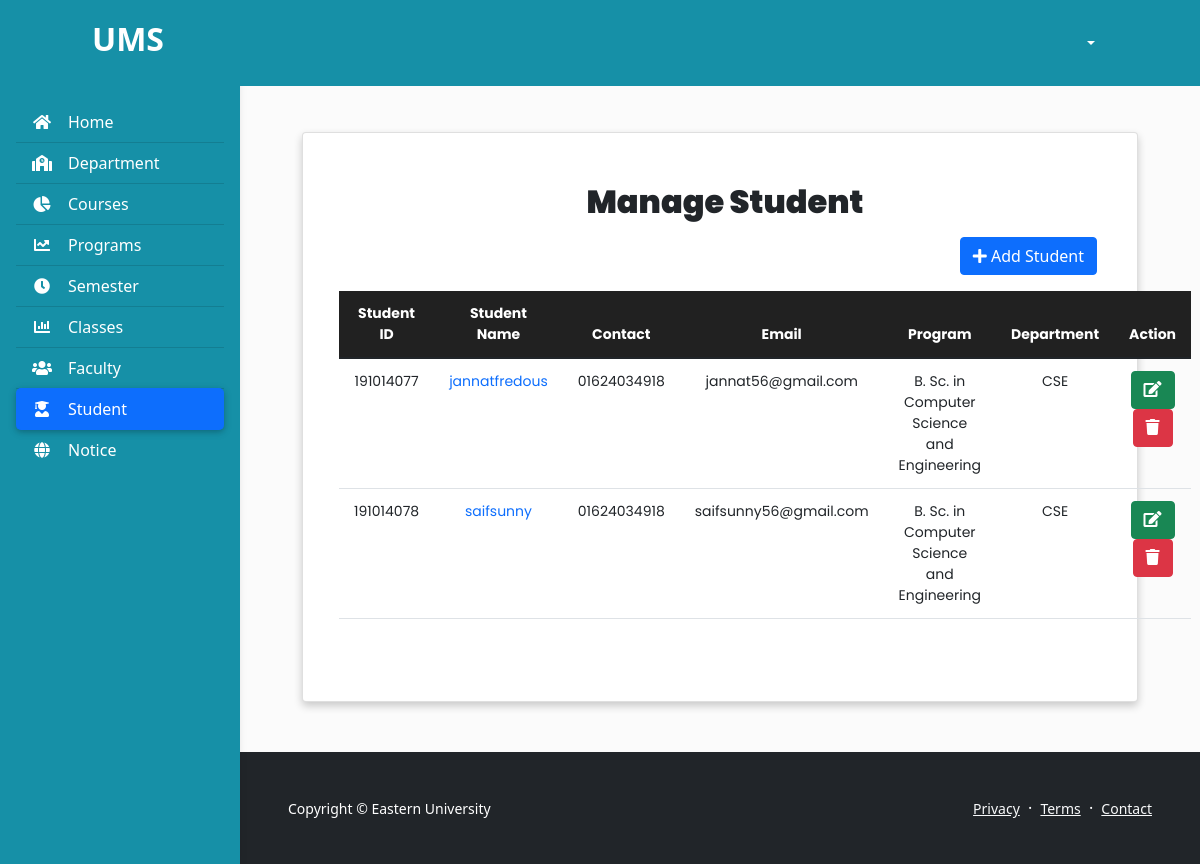
/student.php, run on the app's committed database.
### tables this page shows
CREATE TABLE `student` (
  `sl` int(11) NOT NULL,
  `student_id` varchar(50) NOT NULL,
  `firstname` varchar(50) NOT NULL,
  `lastname` varchar(50) NOT NULL,
  `gender` varchar(50) NOT NULL,
  `birthday` varchar(50) NOT NULL,
  `email` varchar(50) NOT NULL,
  `contact` varchar(50) NOT NULL,
  `address` varchar(50) NOT NULL,
  `city` varchar(50) NOT NULL,
  `zip` varchar(50) NOT NULL,
  `dep_id` int(11) NOT NULL,
  `dep_code` varchar(50) NOT NULL,
  `prog_id` int(11) NOT NULL,
  `prog_name` varchar(50) NOT NULL,
  `reg_sem_id` int(11) NOT NULL,
  `reg_sem` varchar(50) NOT NULL,
  `username` varchar(50) NOT NULL,
  `password` varchar(50) NOT NULL
);

### student.php (the view, shortened to what this page needs)
<?php
include_once("./database/config.php");
$username = $_SESSION['username'];
?>
<!DOCTYPE html>
<html lang="en">
<head>
    <link href="https://cdn.jsdelivr.net/npm/bootstrap@5.1.3/dist/css/bootstrap.min.css" rel="stylesheet"
>
    <link rel="stylesheet" href="https://pro.fontawesome.com/releases/v5.10.0/css/all.css"
 />
    <link rel="stylesheet" type="text/css" href="./includes/nav.css">
    <link rel="stylesheet" type="text/css" href="./includes/table.css">
</head>
<body>
    <header>
        <nav id="sidebarMenu" class="collapse d-lg-block sidebar collapse" style="background:#1690A7; margin-top:20px">
            <div class="position-sticky">
                <div class="list-group list-group-flush mx-3 mt-4">
                    <a href="admin_dash.php" class="list-group-item list-group-item-action py-2 "
                        style="background:#1690A7; Color:white;"aria-current="true" style="Color:white;">
                        <i class="fas fa-home fa-fw me-3"></i><span>Home</span></a>
                    <a href="department.php" class="list-group-item list-group-item-action py-2 "
                        style="background:#1690A7; Color:white;">
                        <i class="fas fa-school fa-fw me-3"></i><span>Department</span></a>
                    <a href="course.php" class="list-group-item list-group-item-action py-2 "
                        style="background:#1690A7; Color:white;"><i
                            class="fas fa-chart-pie fa-fw me-3"></i><span>Courses</span></a>
                    <a href="program.php" class="list-group-item list-group-item-action py-2 "
                        style="background:#1690A7; Color:white;"><i
                            class="fas fa-chart-line fa-fw me-3"></i><span>Programs</span></a>
                    <a href="semester.php" class="list-group-item list-group-item-action py-2 "
                        style="background:#1690A7; Color:white;">
                        <i class="fas fa-clock fa-fw me-3"></i><span>Semester</span></a>
                    <a href="class.php" class="list-group-item list-group-item-action py-2 "
                        style="background:#1690A7; Color:white;"><i
                            class="fas fa-chart-bar fa-fw me-3"></i><span>Classes</span></a>
                    <a href="faculty.php" class="list-group-item list-group-item-action py-2 "
                        style="background:#1690A7; Color:white;"><i
                            class="fas fa-users fa-fw me-3"></i><span>Faculty</span></a>
                    <a href="student.php" class="list-group-item list-group-item-action py-2 bg-primary active"
                        style="background:#1690A7; Color:white;"><i
                            class="fas fa-user-graduate fa-fw me-3"></i><span>Student</span></a>
                    <a href="notice.php" class="list-group-item list-group-item-action py-2 "
                        style="background:#1690A7; Color:white;"><i
                            class="fas fa-globe fa-fw me-3"></i><span>Notice</span></a>
                </div>
            </div>
        </nav>
        <nav id="main-navbar" class="navbar navbar-expand-lg navbar-light fixed-top"
            style="background:#1690A7; padding:15px 80px">
            <div class="container-fluid">
                <a class="navbar-brand" href="admin_dash.php">
                    <h2 style="color:white; font-weight:600;">UMS</h2>
                </a>
                <div class="dropdown">
                    <a class="btn dropdown-toggle" href="#" style="color:white; font-weight:500" role="button"
                        id="dropdownMenuLink" data-bs-toggle="dropdown" aria-expanded="false">
                        <span style="padding-left:10px"><?php echo $username?></span>
                    </a>
                </div>
            </div>
        </nav>
    </header>
    <main style="margin-top: 58px;">
        <div class="container pt-4" style="padding-left:50px; padding-right:50px;">
            <div style="padding: 50px 0;">
                <div class="container">
                    <div class="row">
                            <div class="col-md-12">
                                <div class="card mx-auto" style="text-align:center;padding:50px 20px;box-shadow: 0 4px 8px 0 rgba(0, 0, 0, 0.2); ">
                                    <div class="card-title">
                                        <h2 style="padding-left:10px; font-weight:1000">Manage Student</h2>
                                    </div>
                                    <div class="d-flex justify-content-end" style="padding-right:20px;">
                                    <a href="student_add.php" class="btn btn-primary"><i class="fa fa-plus"></i> Add Student</a>
                                    </div>
                                    <div class="card-body" id="card-body">
                                        <table class="table">
                                            <thead>
                                                <th>Student ID</th>
                                                <th>Student Name</th>
                                                <th>Contact</th>
                                                <th>Email</th>
                                                <th>Program</th>
                                                <th>Department</th>
                                                <th>Action</th>
                                            </thead>
                                            <tbody >
                                            <?php
                                            $sql = "SELECT * FROM student";
                                            $result = mysqli_query($conn, $sql);
                                            if($result){
                                                while($row=mysqli_fetch_assoc($result)){
                                                    $student_id=$row['student_id'];
                                                    $firstname=$row['firstname'];
                                                    $lastname=$row['lastname'];
                                                    $contact=$row['contact'];
                                                    $email=$row['email'];
                                                    $dep_code=$row['dep_code'];
                                                    $prog_name=$row['prog_name'];
                                                    echo '<tr>
                                                    <td>'.$student_id.'</td>
                                                    <td><a href="student_view.php?student_id='.$student_id.'" style="text-decoration:none;">'.$firstname .$lastname.'</a></td>
                                                    <td>'.$contact.'</td>
                                                    <td>'.$email.'</td>
                                                    <td>'.$prog_name.'</td>
                                                    <td>'.$dep_code.'</td>
                                                    <td>
                                                    <a href="student_update.php?student_id='.$student_id.'" class="btn btn-success"><i class="fa fa-edit"></i></a>
                                                    <a href="student_delete.php?student_id='.$student_id.'" class="btn btn-danger"><i class="fa fa-trash"></i></a>
                                                    </td>
                                                    </tr>';
                                                }
                                            }
                                        ?>
                                            </tbody>
                                        </table>
                                    </div>
                                </div>
                            </div>
                    </div>
                </div>
            </div>
        </div>
        <?php include_once("./templates/footer.php");?>
    </main>
</body>
</html>

### includes/nav.css (style rules this page uses)
body { background-color: #fbfbfb; }
@media (min-width: 991.98px) { main { padding-left: 240px; } }
.sidebar { position: fixed; top: 0; bottom: 0; left: 0; padding: 58px 0 0; box-shadow: 0 2px 5px 0 rgb(0 0 0 / 5%), 0 2px 10px 0 rgb(0 0 0 / 5%); width: 240px; z-index: 600; }
.sidebar .active { border-radius: 5px; box-shadow: 0 2px 5px 0 rgb(0 0 0 / 16%), 0 2px 10px 0 rgb(0 0 0 / 12%); }

### includes/table.css (style rules this page uses)
* { box-sizing: border-box; margin:0; padding:0; }
.table { width: 100%; border-collapse: collapse; }
.table td,.table th { font-family: 'poppins'; padding:12px 15px; text-align: center; font-size:14px; }
.table th { background-color: #212121; color:#ffffff; }
.card-title { font-family: 'poppins'; display: flex; align-items: center; justify-content: center; }

### data on the page
student: student "191014077", firstname "jannat", lastname "fredous", contact "01624034918", email "jannat56@gmail.com", prog_name "B. Sc. in Computer Science and Engineering", dep_code "CSE"
student: student "191014078", firstname "saif", lastname "sunny", contact "01624034918", email "saifsunny56@gmail.com", prog_name "B. Sc. in Computer Science and Engineering", dep_code "CSE"
